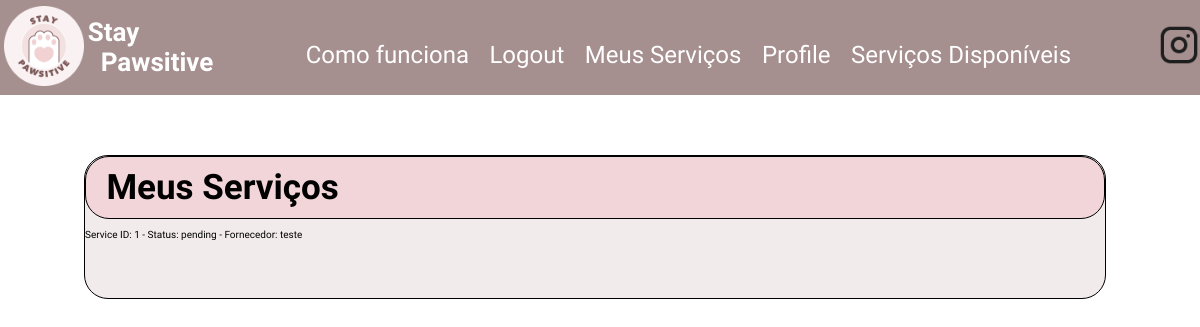
The page /my_services (signed in) on the database as committed earlier.
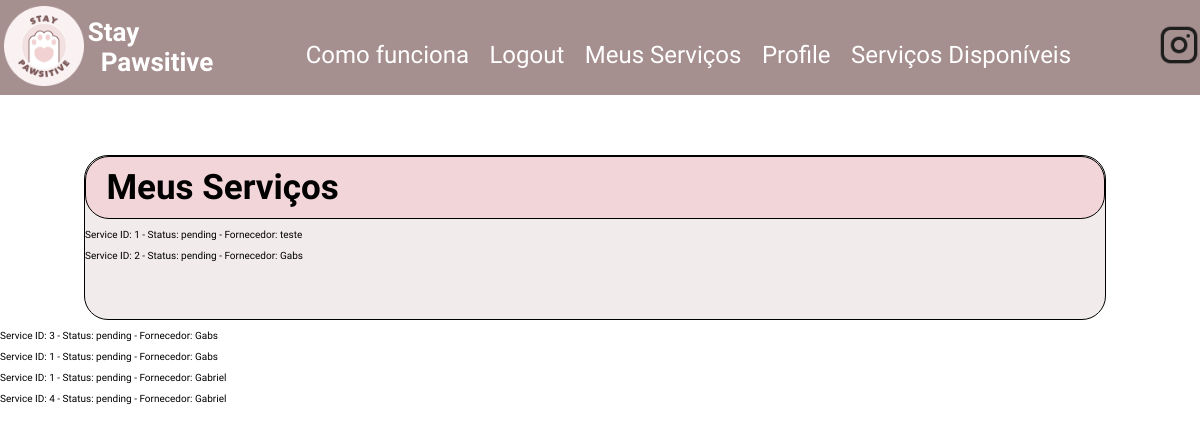
The same page on the database as committed later.
### app/models.py (models this page shows)
class RequestedService(db.Model):
    username: so.Mapped[str] = so.mapped_column(sa.ForeignKey(User.username), index=True, primary_key=True)
    id_service: so.Mapped[int] = so.mapped_column(sa.ForeignKey(Service.id), primary_key=True)
    status: so.Mapped[str] = so.mapped_column(sa.String(20))

### app/routes.py (the view, shortened to what this page needs)
@app.route('/my_services')
def my_services():
    accept_form = AcceptForm()
    decline_form = DeclineForm()
    my_requested_services = db.session.query(RequestedService).filter(User.username == current_user.username).all()
    my_services = (
        []
    )
    return render_template('my_services.html', title='Meus Serviços', my_requested_services=my_requested_services, my_services=my_services)

### app/models.py (called while the page is built)
@login.user_loader
def load_user(id):
    return db.session.get(User, int(id))

### app/templates/my_services.html (shortened to what this page needs)
{% extends "base.html" %}
{% block head %}
    {{ super() }}
    <link rel="stylesheet" href="{{url_for('static', filename='styles/user.css')}}">
{% endblock head %}
{% block content %}
<div class="container">
    <div class="title">
        Meus Serviços
    </div>
    {% for service in my_requested_services %}
        <div>
            <p>Service ID: {{ service.id_service }} - Status: {{ service.status }} - Fornecedor: {{service.username}}</p>
        </div
    {% endfor %}
</div>
{% endblock %}

Rows that differ between the two databases and show on the page:
added RequestedService: id_service "2", status "pending", username "Gabs"
added RequestedService: id_service "3", status "pending", username "Gabs"
added RequestedService: id_service "1", status "pending", username "Gabs"
added RequestedService: id_service "1", status "pending", username "Gabriel"
added RequestedService: id_service "4", status "pending", username "Gabriel"
